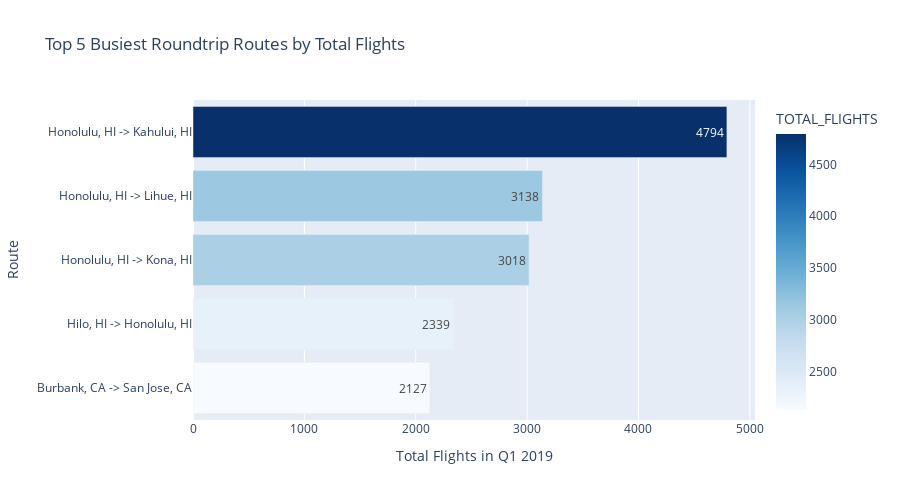

The code cell stored with this chart in its notebook:
### Code cell
# Horizontal bar chart for busiest routes
fig = px.bar(
    route_flight_counts,
    x='TOTAL_FLIGHTS',
    y='ROUTE_NAME_CITY',
    orientation='h',
    text='TOTAL_FLIGHTS',
    color='TOTAL_FLIGHTS',
    color_continuous_scale='Blues',
    title='Top 5 Busiest Roundtrip Routes by Total Flights'
)

# Reverse axis for visual order
fig.update_layout(
    yaxis=dict(autorange='reversed'),
    xaxis_title='Total Flights in Q1 2019',
    yaxis_title='Route',
    height=500
)

# Show value labels on bars
fig.update_traces(
    texttemplate='%{text}',
    textposition='inside'
)

fig.show()

### Figure 1 — Plotly figure (JSON) as saved in the notebook; plotly's stock layout.template omitted (floating-point values rounded to 4 significant figures)
{"data": [{"alignmentgroup": "True", "hovertemplate": "TOTAL_FLIGHTS=%{marker.color}<br>ROUTE_NAME_CITY=%{y}<extra></extra>", "legendgroup": "", "marker": {"color": [4794, 3138, 3018, 2339, 2127], "coloraxis": "coloraxis", "pattern": {"shape": ""}}, "name": "", "offsetgroup": "", "orientation": "h", "showlegend": false, "text": [4794, 3138, 3018, 2339, 2127], "textposition": "inside", "texttemplate": "%{text}", "type": "bar", "x": [4794, 3138, 3018, 2339, 2127], "xaxis": "x", "y": ["Honolulu, HI -> Kahului, HI", "Honolulu, HI -> Lihue, HI", "Honolulu, HI -> Kona, HI", "Hilo, HI -> Honolulu, HI", "Burbank, CA -> San Jose, CA"], "yaxis": "y"}], "layout": {"barmode": "relative", "coloraxis": {"colorbar": {"title": {"text": "TOTAL_FLIGHTS"}}, "colorscale": [[0, "rgb(247,251,255)"], [0.125, "rgb(222,235,247)"], [0.25, "rgb(198,219,239)"], [0.375, "rgb(158,202,225)"], [0.5, "rgb(107,174,214)"], [0.625, "rgb(66,146,198)"], [0.75, "rgb(33,113,181)"], [0.875, "rgb(8,81,156)"], [1, "rgb(8,48,107)"]]}, "height": 500, "legend": {"tracegroupgap": 0}, "title": {"text": "Top 5 Busiest Roundtrip Routes by Total Flights"}, "xaxis": {"anchor": "y", "domain": [0, 1], "title": {"text": "Total Flights in Q1 2019"}}, "yaxis": {"anchor": "x", "autorange": "reversed", "domain": [0, 1], "title": {"text": "Route"}}}}
